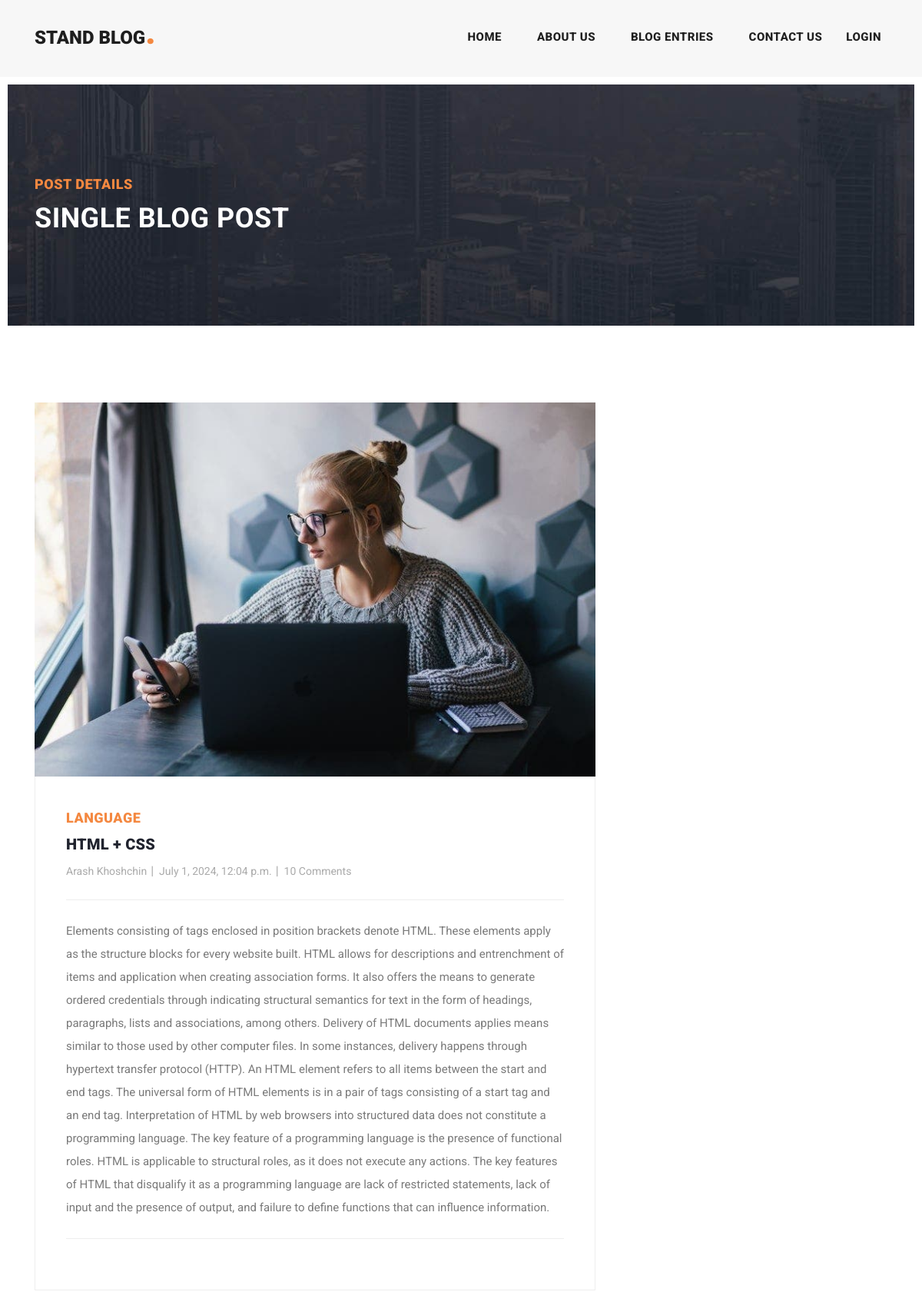
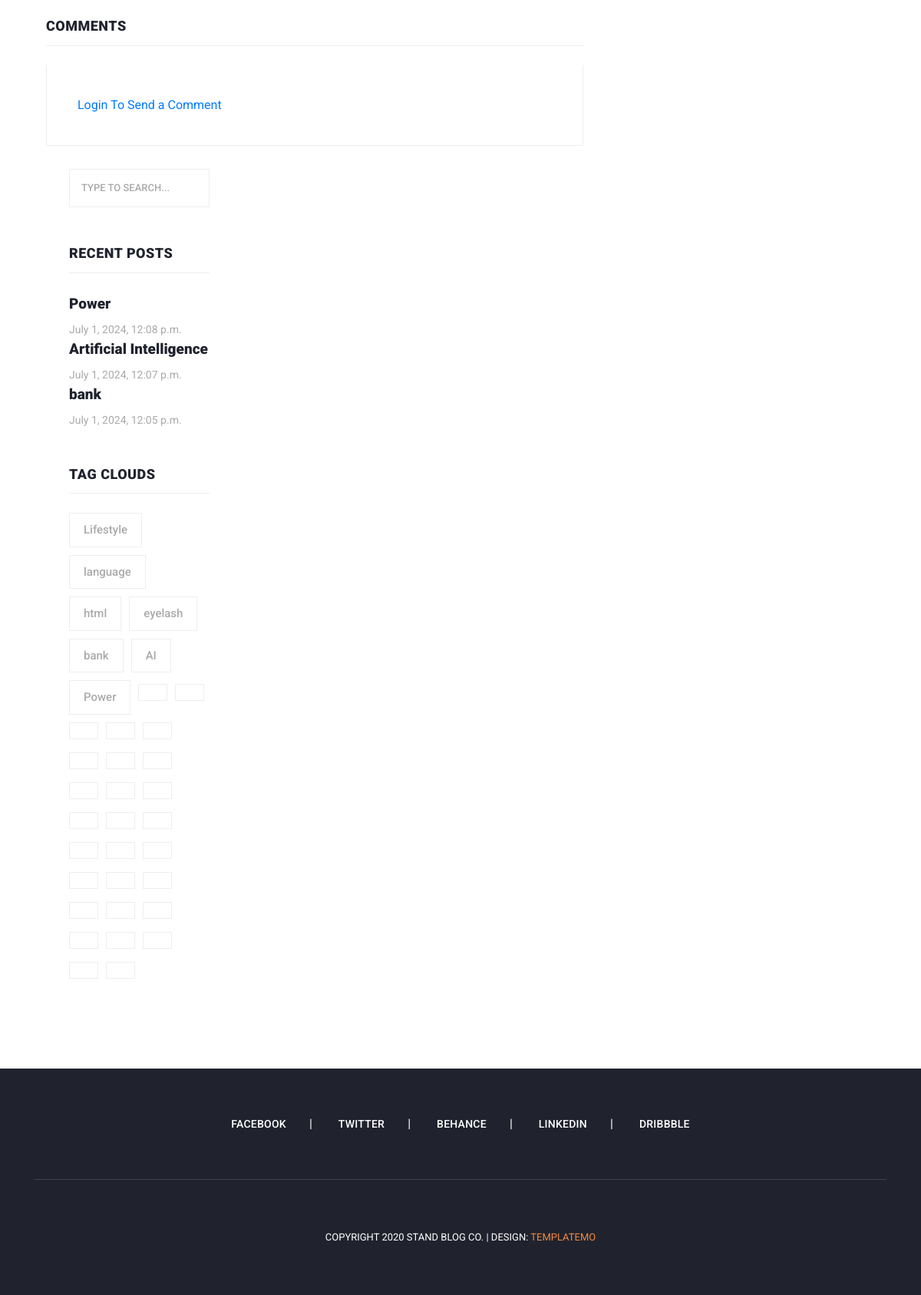
/post/details/html-css, run on the app's committed database (2 pictures, top to bottom).
### post/models.py (models this page shows, shortened)
class Article(models.Model):
    author = models.ForeignKey(User, on_delete=models.CASCADE, null=True)
    category = models.ManyToManyField(Category, related_name="articles")
    title = models.CharField(max_length=100)
    body = models.TextField()
    created_time = models.DateTimeField(auto_now_add=True)
    updated_time = models.DateTimeField(auto_now=True)
    image = models.ImageField(upload_to='images/post')
    slug = models.SlugField(null=True, unique=True)

class Category(models.Model):
    title = models.CharField(max_length=100)
    class Meta:
        verbose_name_plural = 'Categories'
    def __str__(self):
        return self.title

### post/views.py (the view)
# urls.py: path('details/<slug:slug>', views.post_details, name='details'),
def post_details(request, slug):
    articles = Article.objects.get(slug=slug)
    if request.method == 'POST':
        body = request.POST.get('body')
        parent_id = request.POST.get('parent_id')
        Comment.objects.create(user=request.user, article=articles, body=body, parent_id=parent_id)
    return render(request, 'post/post-details.html', context={'articles': articles})

### context_processors/context_processors.py (called while the page is built)
def user(request):
    user = User.objects.all()
    return {'user': user}

def sidebar(request):
    recent = Article.objects.order_by('-created_time')[:3]
    return {'recent': recent}

def categories(request):
    categories = Category.objects.all()
    return {'categories': categories}

### post/templates/post/post-details.html (shortened to what this page needs)
{% extends 'base.html' %}
{% load static %}
{% block content %}
    <body>
    <div class="heading-page header-text">
        <section class="page-heading">
            <div class="container">
                <div class="row">
                    <div class="col-lg-12">
                        <div class="text-content">
                            <h4>Post Details</h4>
                            <h2>Single blog post</h2>
                        </div>
                    </div>
                </div>
            </div>
        </section>
    </div>
    <section class="blog-posts grid-system">
        <div class="container">
            <div class="row">
                <div class="col-lg-8">
                    <div class="all-blog-posts">
                        <div class="row">
                            <div class="col-lg-12">
                                <div class="blog-post">
                                    <div class="blog-thumb">
                                        <img src="{{ articles.image.url }}" alt="">
                                    </div>
                                    <div class="down-content">
                                        <span>{{ articles.category.first }}</span>
                                        <a href="{{ article.get_absolute_url }}"><h4>{{ articles.title }}</h4></a>
                                        <ul class="post-info">
                                            <li><a href="#">{{ articles.author.get_full_name }}</a></li>
                                            <li><a href="#">{{ articles.created_time }}</a></li>
                                            <li><a href="#">10 Comments</a></li>
                                        </ul>
                                        <p>{{ articles.body }}</p>
                                        <div class="post-options">
                                            <div class="row">
                                                <div class="col-6">
                                                </div>
                                            </div>
                                        </div>
                                    </div>
                                    <div class="col-lg-12">
                                        <div class="sidebar-item comments">
                                            <div class="sidebar-heading">
                                                <h2>Comments</h2>
                                            </div>
                                        </div>
                                    </div>
                                    <div class="col-lg-12">
                                        {% if request.user.is_authenticated %}
                                            <div class="sidebar-item submit-comment">
                                                <div class="sidebar-heading">
                                                    <h2>Your comment</h2>
                                                </div>
                                                <div class="content">
                                                    <form id="comment" action="#" method="post">
                                                        {% csrf_token %}
                                                        <div class="row">
                                                            <div class="col-md-6 col-sm-12">
                                                                <div class="col-lg-12">
                                                                    <fieldset>
                                                                        <input type="hidden" name="parent_id" id="parent_id" value="">
                                                            <textarea name="body" rows="6" id="message"
                                                                      placeholder="Type your comment"
                                                                      required=""></textarea>
                                                                    </fieldset>
                                                                </div>
                                                                <div class="col-lg-12">
                                                                    <fieldset>
                                                                        <button type="submit" id="form-submit"
                                                                                class="main-button">
                                                                            Submit
                                                                        </button>
                                                                    </fieldset>
                                                                </div>
                                                            </div>
                                                    </form>
                                                </div>
                                            </div>
                                        {% else %}
                                            <div class="down-content">
                                                <a href="{% url 'accounts:login' %}">Login To Send a Comment</a>
                                            </div>
                                        {% endif %}
                                    </div>
                                </div>
                            </div>
                        </div>
                    </div>
                    {% include 'includes/sidebar.html' %}
                </div>
            </div>
    </section>
{% endblock %}

### templates/includes/sidebar.html
{% load static %}
<div class="col-lg-4">
    <div class="sidebar">
        <div class="row">
            <div class="col-lg-12">
                <div class="sidebar-item search">
                    <form id="search_form" name="gs" method="GET" action="{% url 'post:search' %}">
                        <input type="text" name="q" class="searchText" placeholder="type to search..."
                               autocomplete="on">
                    </form>
                </div>
            </div>
            <div class="col-lg-12">
                <div class="sidebar-item recent-posts">
                    <div class="sidebar-heading">
                        <h2>Recent Posts</h2>
                    </div>
                    {% for item in recent %}
                        <div class="content">
                            <ul>
                                <li><a href="{% url 'post:details' item.slug %}">
                                    <h5>{{ item.title }}</h5>
                                    <span>{{ item.created_time }}</span>
                                </a></li>
                            </ul>
                        </div>
                    {% endfor %}
                </div>
            </div>
            <div class="col-lg-12">
                <div class="sidebar-item tags">
                    <div class="sidebar-heading">
                        <h2>Tag Clouds</h2>
                    </div>
                    <div class="content">
                        <ul>
                            {% for item in categories %}
                                <li><a href="{% url 'post:categories' item.id %}">{{ item.title }}</a></li>
                            {% endfor %}
                        </ul>
                    </div>
                </div>
            </div>
        </div>
    </div>
</div>

### static/css/templatemo-stand-blog.css (style rules this page uses)
body { font-family: 'Roboto', sans-serif; overflow-x: hidden; text-rendering: optimizeLegibility; -webkit-font-smoothing: antialiased; -moz-osx-font-smoothing: grayscale; }
p { margin-bottom: 0px; font-size: 15px; font-weight: 400; color: #7a7a7a; line-height: 30px; }
a { text-decoration: none!important; }
ul { padding: 0; margin: 0; list-style: none; }
h1,h2,h3,h4,h5,h6 { margin: 0px; }
.heading-page { padding-top: 110px; }
.page-heading { margin: 0px 10px; padding: 120px 0px; text-align: left; background-position: center center; background-repeat: no-repeat; background-size: cover; background-image: url(../images/heading-bg.jpg); }
.page-heading .text-content h4 { color: #f48840; font-size: 18px; text-transform: uppercase; font-weight: 900; letter-spacing: 0.5px; margin-bottom: 15px; }
.page-heading .text-content h2 { color: #fff; font-size: 36px; font-weight: 700; text-transform: uppercase; letter-spacing: 0.5px; }
.blog-posts { margin-top: 100px; }
.blog-posts .blog-post { margin-bottom: 30px; }
.blog-posts .blog-thumb img { width: 100%; overflow: hidden; }
.blog-posts .down-content { padding: 40px; border-right: 1px solid #eee; border-left: 1px solid #eee; border-bottom: 1px solid #eee; }
.blog-posts .down-content span { font-size: 18px; text-transform: uppercase; letter-spacing: 0.5px; font-weight: 900; color: #f48840; }
.blog-posts .down-content h4 { font-size: 24px; text-transform: capitalize; letter-spacing: 0.5px; font-weight: 900; color: #20232e; margin: 10px 0px 12px 0px; }
.blog-posts .down-content ul.post-info li { display: inline-block; margin-right: 8px; }
.blog-posts .down-content ul.post-info li:after { content: '|'; color: #aaa; margin-left: 8px; }
.blog-posts .down-content h4 { font-size: 20px; letter-spacing: 0.25px; }
.grid-system .down-content ul.post-info li { margin-right: 3px; }
.grid-system .down-content ul.post-info li:after { margin-left: 5px; }
.blog-posts .down-content ul.post-info li:last-child::after { display: none; }
.blog-posts .down-content ul.post-info li a { font-size: 14px; color: #aaa; font-weight: 400; transition: all .3s; }
.blog-posts .down-content p { padding: 25px 0px; margin: 25px 0px; border-top: 1px solid #eee; border-bottom: 1px solid #eee; }
.blog-posts .sidebar-heading h2 { font-size: 18px; text-transform: uppercase; font-weight: 900; letter-spacing: 0.5px; color: #20232e; border-bottom: 1px solid #eee; padding-bottom: 15px; margin-bottom: 25px; }
.blog-posts .comments { margin-top: 30px; }
.sidebar { margin-left: 30px; }
.sidebar .sidebar-item { margin-top: 50px; }
.sidebar .search { margin-top: 0px; }
.sidebar .sidebar-heading h2 { font-size: 18px; text-transform: uppercase; font-weight: 900; letter-spacing: 0.5px; color: #20232e; border-bottom: 1px solid #eee; padding-bottom: 15px; margin-bottom: 25px; }
.sidebar .search input { width: 100%; height: 50px; border: 1px solid #eee; font-size: 13px; text-transform: uppercase; font-weight: 500; color: #7a7a7a; outline: none; padding: 0px 15px; }
.sidebar .search input::placeholder { color: #aaa; }
.sidebar .recent-posts ul li { margin-bottom: 15px; padding-bottom: 15px; border-bottom: 1px solid #eee; }
.sidebar .recent-posts ul li:last-child { margin-bottom: 0px; padding-bottom: 0px; border-bottom: none; }
.sidebar .recent-posts ul li h5 { font-size: 19px; font-weight: 900; color: #20232e; line-height: 30px; transition: all 0.3s; }
.sidebar .recent-posts ul li span { display: block; font-size: 14px; color: #aaa; margin-top: 8px; }
.sidebar .tags ul li { margin-right: 6px; display: inline-block; }
.sidebar .tags ul li { margin-bottom: 10px; }
.sidebar .tags ul li a { font-size: 15px; font-weight: 500; color: #aaa; display: inline-block; border: 1px solid #eee; padding: 10px 18px; transition: all .3s; }

### data on the page
Article: image (picture), category.first "LANGUAGE", title "HTML + CSS", author.get_full_name "Arash Khoshchin", created_time "July 1, 2024, 12:04 p.m.", body "Elements consisting of tags enclosed in position brackets denote HTML. These elements apply as the structure blocks for every website built. HTML allows for descriptions and entrenchment of items and application when creating association forms. It also offers the means to generate ordered credentials through indicating structural semantics for text in the form of headings, paragraphs, lists and associations, among others. Delivery of HTML documents applies means similar to those used by other computer files. In some instances, delivery happens through hypertext transfer protocol (HTTP). An HTML element refers to all items between the start and end tags. The universal form of HTML elements…"
Article: title "Power", created_time "July 1, 2024, 12:08 p.m."
Article: title "Artificial Intelligence", created_time "July 1, 2024, 12:07 p.m."
Article: title "bank", created_time "July 1, 2024, 12:05 p.m."
Category: title "Lifestyle"
Category: title "language"
Category: title "html"
Category: title "eyelash"
Category: title "bank"
Category: title "AI"
Category: title "Power"
